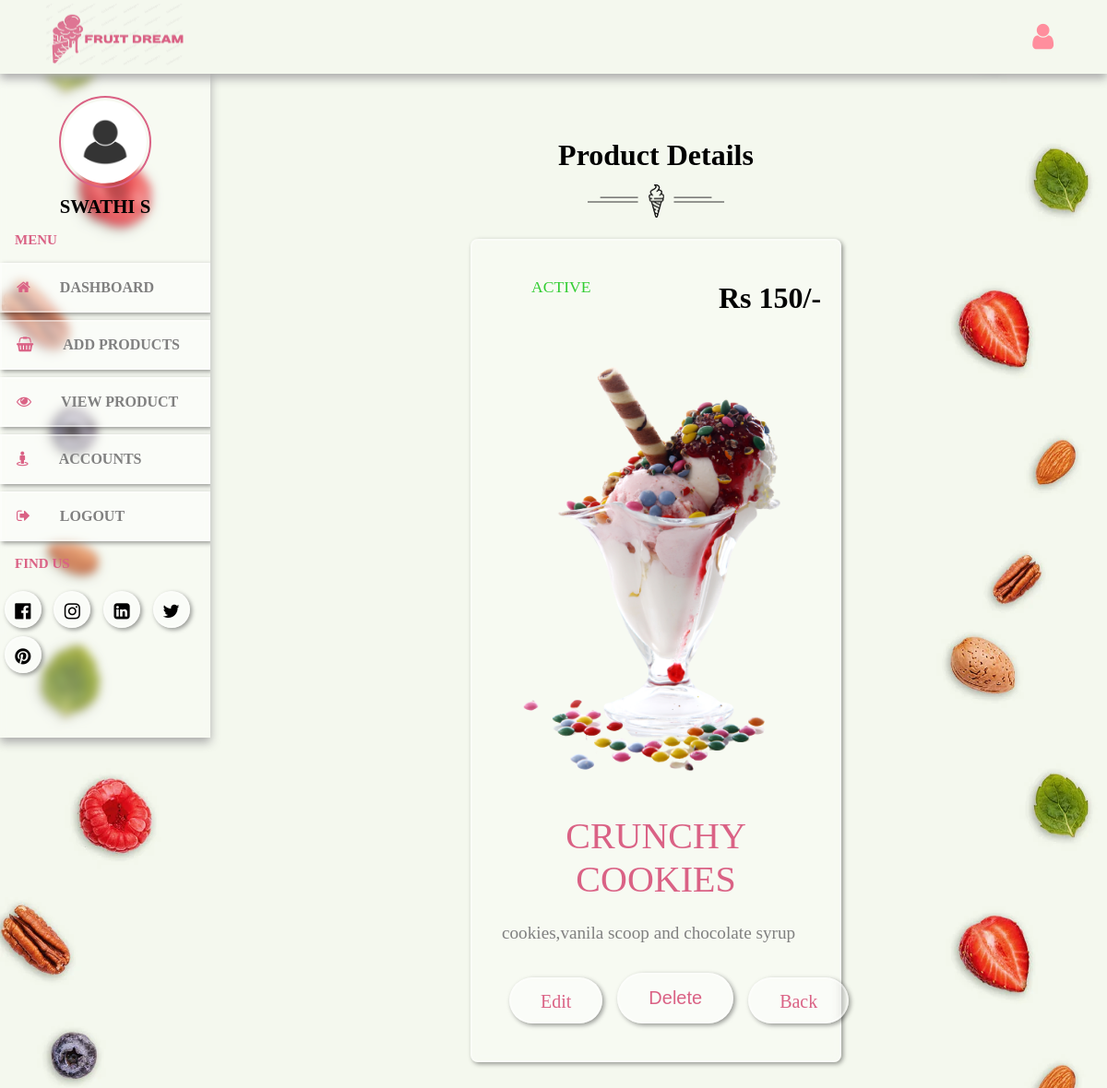
Screenshot of /admin/read_product.php?post_id=76GsYmvbD98oFWzZDxP6 (signed in) with the database file from the repository.
### tables this page shows
CREATE TABLE `sellers` (
  `id` varchar(20) NOT NULL,
  `name` varchar(50) NOT NULL,
  `email` varchar(50) NOT NULL,
  `password` varchar(50) NOT NULL
);

CREATE TABLE `products` (
  `id` varchar(20) NOT NULL,
  `seller_id` varchar(20) NOT NULL,
  `name` varchar(100) NOT NULL,
  `price` int(10) NOT NULL,
  `image` varchar(100) NOT NULL,
  `stock` int(100) NOT NULL,
  `product_detail` varchar(1000) NOT NULL,
  `status` varchar(100) NOT NULL
);

### admin/read_product.php (the view, shortened to what this page needs)
<?php
    include '../components/connect.php';
    if (isset($_COOKIE['seller_id'])) {
        $seller_id = $_COOKIE['seller_id'];
    }else{
        $seller_id='';
        header('location:login.php');
    }
    $get_id=$_GET['post_id'];
?>
<!DOCTYPE html>
<html lang="en">
<head>
    <link rel="stylesheet" href="../css/admin_style.css">
    <link rel="stylesheet" href="https://cdnjs.cloudflare.com/ajax/libs/font-awesome/4.7.0/css/font-awesome.min.css">
</head>
<body>
    <div class="main-container">
    <?php
        include '../components/admin_header.php';
    ?>
    <section class="read-post">
        <div class="heading">
            <h1>Product details</h1>
            <img src="../image/separator-img.png" alt="">
        </div>
        <div class="box-container">
            <?php
            $select_product=$conn->prepare('select * from products where id=? and seller_id=?');
            $select_product->execute([$get_id,$seller_id]);
            if($select_product->rowCount()>0){
                while($fetch_product=$select_product->fetch(PDO::FETCH_ASSOC)){
            ?>
            <form action="" method="post" class="box">
                <div class="status" style="color:
                <?php
                if($fetch_product['status']=='active'){
                    echo 'limegreen';
                }else{
                    echo 'red';
                } ?>;">
                    <?= $fetch_product['status']; ?>
                </div>
                <?php
                if($fetch_product['image']!=''){?>
                    <img src="../uploaded_files/<?= $fetch_product['image'];?>" class="image">
                <?php } ?>
                <div class="price">Rs <?= $fetch_product['price']?>/-</div>
                <div class="title"><?=$fetch_product['name'];?></div>
                <div class="content"><?=$fetch_product['product_detail'];?></div>
                <div class="flex-btn">
                    <a href="edit_product.php?id=<?= $fetch_product['product_detail'];?>" class="btn">Edit</a>
                    <button type="submit" name="delete" class="btn "  onclick="return confirm('Delete this product?')">Delete</button>
                    <a href="view_product.php?post_id=<?= $fetch_product['product_detail'];?>" class="btn">Back</a>
                </div>
            </form>
            <?php
             }
            }else{
                echo ' <div class="empty">
                <p>No. of products added yet! <br><a href="add_products.php" class="btn" style="margin-top: 1.5rem;">
                Add products</a></p>
                </div>';
            }
            ?>
        </div>
    </section>
    </div>
</body>
</html>

### components/admin_header.php (shortened to what this page needs)
<header>
    <div class="logo">
        <img src="../image/flogo.png" width="150">
    </div>
    <div class="right">
        <div class="fa fa-user" id="user-btn"></div>
    </div>
</header>
<div class="sidebar-container">
    <div class="sidebar">
    <?php
        $select_profile=$conn->prepare("SELECT * FROM sellers WHERE id=?");
        $select_profile->execute([$seller_id]);
        if($select_profile->rowCount()>0){
            $fetch_profile=$select_profile->fetch(PDO::FETCH_ASSOC);
        ?>
        <div class="profile">
            <img src="../image/profile.jpeg" class="logo-img" width="100">
            <p><?=$fetch_profile['name'];?></p>
        </div>
        <?php }?>
        <h5>Menu</h5>
        <div class="navbar">
            <ul>
                <li><a href="dashboard.php"><i class="fa fa-home" aria-hidden="true"></i>Dashboard</a></li>
                <li><a href="add_products.php"><i class="fa fa-shopping-basket" aria-hidden="true"></i>Add products</a></li>
                <li><a href="view_product.php"><i class="fa fa-eye" aria-hidden="true"></i>View product</a></li>
                <li><a href="user_accounts.php"><i class="fa fa-street-view" aria-hidden="true"></i>Accounts</a></li>
                <li><a href="../components/admin_logout.php" onclick="return confirm('Logout from this website');">
                <i class="fa fa-sign-out" aria-hidden="true"></i>Logout</a></li>
            </ul>
        </div>
        <h5>Find Us</h5>
        <div class="social-links">
            <i class="fa fa-facebook-official" aria-hidden="true"></i>
            <i class="fa fa-instagram" aria-hidden="true"></i>
            <i class="fa fa-linkedin-square" aria-hidden="true"></i>
            <i class="fa fa-twitter" aria-hidden="true"></i>
            <i class="fa fa-pinterest" aria-hidden="true"></i>
        </div>
    </div>
</div>

### admin/read_product.php (style rules this page uses)
.read-post .heading h1 { margin-left: 50%; }
.read-post .heading img { margin-left: 50%; }

### rows the page displays
sellers: name "SWATHI S"
products: status "ACTIVE", image (picture), price "150", name "CRUNCHY COOKIES", product_detail "cookies,vanila scoop and chocolate syrup"
